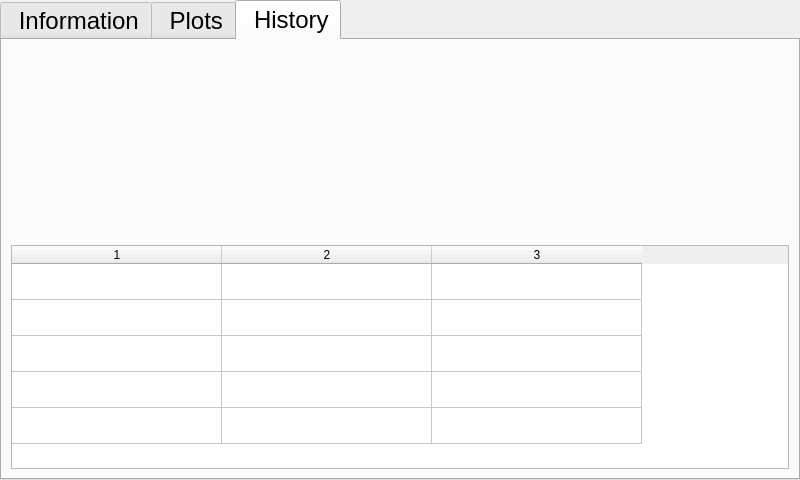
<?xml version="1.0" encoding="UTF-8"?>
<ui version="4.0">
 <class>tabs</class>
 <widget class="QTabWidget" name="tabs">
  <property name="windowModality">
   <enum>Qt::NonModal</enum>
  </property>
  <property name="enabled">
   <bool>true</bool>
  </property>
  <property name="geometry">
   <rect>
    <x>0</x>
    <y>0</y>
    <width>800</width>
    <height>480</height>
   </rect>
  </property>
  <property name="sizePolicy">
   <sizepolicy hsizetype="Preferred" vsizetype="Preferred">
    <horstretch>0</horstretch>
    <verstretch>0</verstretch>
   </sizepolicy>
  </property>
  <property name="minimumSize">
   <size>
    <width>800</width>
    <height>480</height>
   </size>
  </property>
  <property name="maximumSize">
   <size>
    <width>800</width>
    <height>480</height>
   </size>
  </property>
  <property name="font">
   <font>
    <pointsize>18</pointsize>
    <kerning>false</kerning>
   </font>
  </property>
  <property name="windowTitle">
   <string/>
  </property>
  <property name="tabPosition">
   <enum>QTabWidget::North</enum>
  </property>
  <property name="tabShape">
   <enum>QTabWidget::Rounded</enum>
  </property>
  <property name="currentIndex">
   <number>2</number>
  </property>
  <property name="iconSize">
   <size>
    <width>24</width>
    <height>24</height>
   </size>
  </property>
  <property name="usesScrollButtons">
   <bool>false</bool>
  </property>
  <widget class="QWidget" name="tab_info">
   <property name="enabled">
    <bool>true</bool>
   </property>
   <attribute name="icon">
    <iconset>
     <normaloff>res/icon_info.png</normaloff>res/icon_info.png</iconset>
   </attribute>
   <attribute name="title">
    <string> Information</string>
   </attribute>
   <widget class="QWidget" name="gridLayoutWidget_2">
    <property name="geometry">
     <rect>
      <x>410</x>
      <y>20</y>
      <width>361</width>
      <height>121</height>
     </rect>
    </property>
    <property name="sizePolicy">
     <sizepolicy hsizetype="Preferred" vsizetype="Preferred">
      <horstretch>0</horstretch>
      <verstretch>0</verstretch>
     </sizepolicy>
    </property>
    <layout class="QGridLayout" name="gridLayout_3">
     <item row="2" column="2">
      <widget class="QProgressBar" name="bar_dl">
       <property name="sizePolicy">
        <sizepolicy hsizetype="Preferred" vsizetype="Fixed">
         <horstretch>0</horstretch>
         <verstretch>1</verstretch>
        </sizepolicy>
       </property>
       <property name="font">
        <font>
         <pointsize>16</pointsize>
         <kerning>false</kerning>
        </font>
       </property>
       <property name="value">
        <number>0</number>
       </property>
       <property name="alignment">
        <set>Qt::AlignCenter</set>
       </property>
      </widget>
     </item>
     <item row="0" column="2" rowspan="2">
      <widget class="QLabel" name="lbl_ble">
       <property name="sizePolicy">
        <sizepolicy hsizetype="Preferred" vsizetype="Preferred">
         <horstretch>7</horstretch>
         <verstretch>4</verstretch>
        </sizepolicy>
       </property>
       <property name="font">
        <font>
         <pointsize>20</pointsize>
         <kerning>false</kerning>
        </font>
       </property>
       <property name="text">
        <string>&lt;ble&gt;</string>
       </property>
       <property name="alignment">
        <set>Qt::AlignCenter</set>
       </property>
      </widget>
     </item>
     <item row="0" column="0" rowspan="3">
      <widget class="QLabel" name="img_ble">
       <property name="sizePolicy">
        <sizepolicy hsizetype="Ignored" vsizetype="Ignored">
         <horstretch>4</horstretch>
         <verstretch>6</verstretch>
        </sizepolicy>
       </property>
       <property name="text">
        <string/>
       </property>
       <property name="pixmap">
        <pixmap>res/img_blue.png</pixmap>
       </property>
       <property name="scaledContents">
        <bool>true</bool>
       </property>
       <property name="margin">
        <number>5</number>
       </property>
      </widget>
     </item>
     <item row="0" column="1" rowspan="3">
      <spacer name="horizontalSpacer">
       <property name="orientation">
        <enum>Qt::Horizontal</enum>
       </property>
       <property name="sizeType">
        <enum>QSizePolicy::Preferred</enum>
       </property>
       <property name="sizeHint" stdset="0">
        <size>
         <width>10</width>
         <height>20</height>
        </size>
       </property>
      </spacer>
     </item>
    </layout>
   </widget>
   <widget class="QWidget" name="gridLayoutWidget_4">
    <property name="geometry">
     <rect>
      <x>30</x>
      <y>160</y>
      <width>361</width>
      <height>121</height>
     </rect>
    </property>
    <property name="sizePolicy">
     <sizepolicy hsizetype="Preferred" vsizetype="Preferred">
      <horstretch>0</horstretch>
      <verstretch>0</verstretch>
     </sizepolicy>
    </property>
    <layout class="QGridLayout" name="gridLayout_5">
     <item row="0" column="0">
      <widget class="QLabel" name="img_sync">
       <property name="sizePolicy">
        <sizepolicy hsizetype="Ignored" vsizetype="Ignored">
         <horstretch>4</horstretch>
         <verstretch>0</verstretch>
        </sizepolicy>
       </property>
       <property name="text">
        <string/>
       </property>
       <property name="pixmap">
        <pixmap>res/img_sync.png</pixmap>
       </property>
       <property name="scaledContents">
        <bool>true</bool>
       </property>
       <property name="margin">
        <number>7</number>
       </property>
      </widget>
     </item>
     <item row="0" column="1">
      <widget class="QLabel" name="lbl_internet">
       <property name="sizePolicy">
        <sizepolicy hsizetype="Preferred" vsizetype="Preferred">
         <horstretch>8</horstretch>
         <verstretch>0</verstretch>
        </sizepolicy>
       </property>
       <property name="font">
        <font>
         <pointsize>20</pointsize>
         <kerning>false</kerning>
        </font>
       </property>
       <property name="text">
        <string>&lt;internet&gt;</string>
       </property>
       <property name="alignment">
        <set>Qt::AlignCenter</set>
       </property>
       <property name="margin">
        <number>0</number>
       </property>
      </widget>
     </item>
    </layout>
   </widget>
   <widget class="QWidget" name="gridLayoutWidget">
    <property name="geometry">
     <rect>
      <x>30</x>
      <y>20</y>
      <width>361</width>
      <height>121</height>
     </rect>
    </property>
    <property name="sizePolicy">
     <sizepolicy hsizetype="Preferred" vsizetype="Preferred">
      <horstretch>0</horstretch>
      <verstretch>0</verstretch>
     </sizepolicy>
    </property>
    <layout class="QGridLayout" name="gridLayout">
     <item row="1" column="1">
      <widget class="QLabel" name="lbl_clock_time">
       <property name="sizePolicy">
        <sizepolicy hsizetype="Preferred" vsizetype="Preferred">
         <horstretch>8</horstretch>
         <verstretch>0</verstretch>
        </sizepolicy>
       </property>
       <property name="font">
        <font>
         <pointsize>20</pointsize>
         <kerning>false</kerning>
        </font>
       </property>
       <property name="text">
        <string>&lt;clocktime&gt;</string>
       </property>
       <property name="alignment">
        <set>Qt::AlignCenter</set>
       </property>
       <property name="margin">
        <number>0</number>
       </property>
      </widget>
     </item>
     <item row="0" column="0" rowspan="2">
      <widget class="QLabel" name="img_time">
       <property name="sizePolicy">
        <sizepolicy hsizetype="Ignored" vsizetype="Ignored">
         <horstretch>4</horstretch>
         <verstretch>0</verstretch>
        </sizepolicy>
       </property>
       <property name="text">
        <string/>
       </property>
       <property name="pixmap">
        <pixmap>res/img_datetime.png</pixmap>
       </property>
       <property name="scaledContents">
        <bool>true</bool>
       </property>
       <property name="margin">
        <number>7</number>
       </property>
      </widget>
     </item>
     <item row="0" column="1">
      <widget class="QLabel" name="lbl_clock_sync">
       <property name="sizePolicy">
        <sizepolicy hsizetype="Preferred" vsizetype="Preferred">
         <horstretch>8</horstretch>
         <verstretch>0</verstretch>
        </sizepolicy>
       </property>
       <property name="font">
        <font>
         <pointsize>20</pointsize>
         <kerning>false</kerning>
        </font>
       </property>
       <property name="text">
        <string>&lt;clocksync&gt;</string>
       </property>
       <property name="alignment">
        <set>Qt::AlignCenter</set>
       </property>
       <property name="margin">
        <number>0</number>
       </property>
      </widget>
     </item>
    </layout>
   </widget>
   <widget class="QWidget" name="gridLayoutWidget_6">
    <property name="geometry">
     <rect>
      <x>30</x>
      <y>300</y>
      <width>361</width>
      <height>121</height>
     </rect>
    </property>
    <property name="sizePolicy">
     <sizepolicy hsizetype="Preferred" vsizetype="Preferred">
      <horstretch>0</horstretch>
      <verstretch>0</verstretch>
     </sizepolicy>
    </property>
    <layout class="QGridLayout" name="gridLayout_7">
     <item row="0" column="0">
      <widget class="QLabel" name="img_latnlon">
       <property name="sizePolicy">
        <sizepolicy hsizetype="Ignored" vsizetype="Ignored">
         <horstretch>4</horstretch>
         <verstretch>0</verstretch>
        </sizepolicy>
       </property>
       <property name="text">
        <string/>
       </property>
       <property name="pixmap">
        <pixmap>res/img_latnlon.png</pixmap>
       </property>
       <property name="scaledContents">
        <bool>true</bool>
       </property>
       <property name="margin">
        <number>7</number>
       </property>
      </widget>
     </item>
     <item row="0" column="1">
      <widget class="QLabel" name="lbl_gps">
       <property name="sizePolicy">
        <sizepolicy hsizetype="Preferred" vsizetype="Preferred">
         <horstretch>8</horstretch>
         <verstretch>0</verstretch>
        </sizepolicy>
       </property>
       <property name="font">
        <font>
         <pointsize>20</pointsize>
         <kerning>false</kerning>
        </font>
       </property>
       <property name="text">
        <string>&lt;latnlon&gt;</string>
       </property>
       <property name="alignment">
        <set>Qt::AlignCenter</set>
       </property>
       <property name="margin">
        <number>0</number>
       </property>
      </widget>
     </item>
    </layout>
   </widget>
   <widget class="QWidget" name="gridLayoutWidget_7">
    <property name="geometry">
     <rect>
      <x>410</x>
      <y>160</y>
      <width>361</width>
      <height>121</height>
     </rect>
    </property>
    <property name="sizePolicy">
     <sizepolicy hsizetype="Preferred" vsizetype="Preferred">
      <horstretch>0</horstretch>
      <verstretch>0</verstretch>
     </sizepolicy>
    </property>
    <layout class="QGridLayout" name="gridLayout_8">
     <item row="0" column="1">
      <widget class="QLabel" name="lbl_out">
       <property name="sizePolicy">
        <sizepolicy hsizetype="Preferred" vsizetype="Preferred">
         <horstretch>8</horstretch>
         <verstretch>0</verstretch>
        </sizepolicy>
       </property>
       <property name="font">
        <font>
         <pointsize>20</pointsize>
         <kerning>false</kerning>
        </font>
       </property>
       <property name="text">
        <string>Initializing</string>
       </property>
       <property name="alignment">
        <set>Qt::AlignCenter</set>
       </property>
       <property name="margin">
        <number>0</number>
       </property>
      </widget>
     </item>
     <item row="0" column="0">
      <widget class="QLabel" name="img_output">
       <property name="sizePolicy">
        <sizepolicy hsizetype="Ignored" vsizetype="Ignored">
         <horstretch>4</horstretch>
         <verstretch>6</verstretch>
        </sizepolicy>
       </property>
       <property name="text">
        <string/>
       </property>
       <property name="pixmap">
        <pixmap>res/img_wait_black.png</pixmap>
       </property>
       <property name="scaledContents">
        <bool>true</bool>
       </property>
       <property name="margin">
        <number>7</number>
       </property>
      </widget>
     </item>
    </layout>
   </widget>
   <widget class="QWidget" name="gridLayoutWidget_8">
    <property name="geometry">
     <rect>
      <x>410</x>
      <y>300</y>
      <width>361</width>
      <height>121</height>
     </rect>
    </property>
    <property name="sizePolicy">
     <sizepolicy hsizetype="Preferred" vsizetype="Preferred">
      <horstretch>0</horstretch>
      <verstretch>0</verstretch>
     </sizepolicy>
    </property>
    <layout class="QGridLayout" name="gridLayout_9">
     <item row="0" column="0">
      <widget class="QLabel" name="lbl_dbg">
       <property name="sizePolicy">
        <sizepolicy hsizetype="Preferred" vsizetype="Preferred">
         <horstretch>8</horstretch>
         <verstretch>0</verstretch>
        </sizepolicy>
       </property>
       <property name="font">
        <font>
         <pointsize>18</pointsize>
         <kerning>false</kerning>
        </font>
       </property>
       <property name="frameShape">
        <enum>QFrame::Box</enum>
       </property>
       <property name="text">
        <string>No issues found</string>
       </property>
       <property name="alignment">
        <set>Qt::AlignCenter</set>
       </property>
       <property name="wordWrap">
        <bool>true</bool>
       </property>
       <property name="margin">
        <number>10</number>
       </property>
      </widget>
     </item>
    </layout>
   </widget>
  </widget>
  <widget class="QWidget" name="tab_plot">
   <attribute name="icon">
    <iconset>
     <normaloff>res/icon_graph.ico</normaloff>res/icon_graph.ico</iconset>
   </attribute>
   <attribute name="title">
    <string> Plots</string>
   </attribute>
   <widget class="QWidget" name="layoutWidget_2">
    <property name="geometry">
     <rect>
      <x>10</x>
      <y>0</y>
      <width>771</width>
      <height>431</height>
     </rect>
    </property>
    <layout class="QVBoxLayout" name="vl_3">
     <property name="spacing">
      <number>0</number>
     </property>
     <property name="sizeConstraint">
      <enum>QLayout::SetDefaultConstraint</enum>
     </property>
     <property name="leftMargin">
      <number>0</number>
     </property>
     <property name="rightMargin">
      <number>0</number>
     </property>
    </layout>
   </widget>
   <widget class="QLabel" name="lbl_plt_msg">
    <property name="geometry">
     <rect>
      <x>120</x>
      <y>280</y>
      <width>551</width>
      <height>81</height>
     </rect>
    </property>
    <property name="font">
     <font>
      <pointsize>20</pointsize>
     </font>
    </property>
    <property name="styleSheet">
     <string notr="true">background: lightblue;</string>
    </property>
    <property name="frameShape">
     <enum>QFrame::Box</enum>
    </property>
    <property name="text">
     <string>msg_plt</string>
    </property>
    <property name="alignment">
     <set>Qt::AlignCenter</set>
    </property>
    <property name="wordWrap">
     <bool>true</bool>
    </property>
   </widget>
   <widget class="QLabel" name="lbl_plt_bsy">
    <property name="geometry">
     <rect>
      <x>345</x>
      <y>130</y>
      <width>100</width>
      <height>101</height>
     </rect>
    </property>
    <property name="font">
     <font>
      <pointsize>64</pointsize>
      <stylestrategy>PreferAntialias</stylestrategy>
     </font>
    </property>
    <property name="styleSheet">
     <string notr="true"/>
    </property>
    <property name="frameShape">
     <enum>QFrame::NoFrame</enum>
    </property>
    <property name="text">
     <string>···</string>
    </property>
    <property name="textFormat">
     <enum>Qt::RichText</enum>
    </property>
    <property name="scaledContents">
     <bool>true</bool>
    </property>
    <property name="alignment">
     <set>Qt::AlignCenter</set>
    </property>
    <property name="wordWrap">
     <bool>true</bool>
    </property>
   </widget>
  </widget>
  <widget class="QWidget" name="tab_log">
   <attribute name="icon">
    <iconset>
     <normaloff>res/icon_history.ico</normaloff>res/icon_history.ico</iconset>
   </attribute>
   <attribute name="title">
    <string> History</string>
   </attribute>
   <layout class="QHBoxLayout" name="horizontalLayout">
    <item>
     <layout class="QVBoxLayout" name="verticalLayout" stretch="4,0,6">
      <item>
       <layout class="QHBoxLayout" name="horizontalLayout_2" stretch="0,3,0,4,0,3,0">
        <item>
         <spacer name="horizontalSpacer_2">
          <property name="orientation">
           <enum>Qt::Horizontal</enum>
          </property>
          <property name="sizeHint" stdset="0">
           <size>
            <width>40</width>
            <height>20</height>
           </size>
          </property>
         </spacer>
        </item>
        <item>
         <widget class="QLabel" name="img_boat">
          <property name="sizePolicy">
           <sizepolicy hsizetype="Ignored" vsizetype="Ignored">
            <horstretch>5</horstretch>
            <verstretch>0</verstretch>
           </sizepolicy>
          </property>
          <property name="text">
           <string/>
          </property>
          <property name="pixmap">
           <pixmap>res/img_boatname.png</pixmap>
          </property>
          <property name="scaledContents">
           <bool>true</bool>
          </property>
         </widget>
        </item>
        <item>
         <spacer name="horizontalSpacer_5">
          <property name="orientation">
           <enum>Qt::Horizontal</enum>
          </property>
          <property name="sizeHint" stdset="0">
           <size>
            <width>40</width>
            <height>20</height>
           </size>
          </property>
         </spacer>
        </item>
        <item>
         <widget class="QLabel" name="lbl_boatname">
          <property name="sizePolicy">
           <sizepolicy hsizetype="Preferred" vsizetype="Preferred">
            <horstretch>8</horstretch>
            <verstretch>0</verstretch>
           </sizepolicy>
          </property>
          <property name="font">
           <font>
            <pointsize>20</pointsize>
            <kerning>false</kerning>
           </font>
          </property>
          <property name="text">
           <string>&lt;boatname&gt;</string>
          </property>
          <property name="alignment">
           <set>Qt::AlignCenter</set>
          </property>
          <property name="margin">
           <number>0</number>
          </property>
         </widget>
        </item>
        <item>
         <spacer name="horizontalSpacer_3">
          <property name="orientation">
           <enum>Qt::Horizontal</enum>
          </property>
          <property name="sizeHint" stdset="0">
           <size>
            <width>40</width>
            <height>20</height>
           </size>
          </property>
         </spacer>
        </item>
        <item>
         <widget class="QLabel" name="lbl_ver">
          <property name="font">
           <font>
            <pointsize>20</pointsize>
           </font>
          </property>
          <property name="text">
           <string>&lt;version&gt;</string>
          </property>
          <property name="alignment">
           <set>Qt::AlignCenter</set>
          </property>
         </widget>
        </item>
        <item>
         <spacer name="horizontalSpacer_4">
          <property name="orientation">
           <enum>Qt::Horizontal</enum>
          </property>
          <property name="sizeHint" stdset="0">
           <size>
            <width>40</width>
            <height>20</height>
           </size>
          </property>
         </spacer>
        </item>
       </layout>
      </item>
      <item>
       <spacer name="verticalSpacer">
        <property name="orientation">
         <enum>Qt::Vertical</enum>
        </property>
        <property name="sizeHint" stdset="0">
         <size>
          <width>20</width>
          <height>40</height>
         </size>
        </property>
       </spacer>
      </item>
      <item>
       <layout class="QHBoxLayout" name="horizontalLayout_4">
        <item>
         <widget class="QTableWidget" name="tbl_his">
          <property name="enabled">
           <bool>true</bool>
          </property>
          <property name="styleSheet">
           <string notr="true">font: 19pt &quot;Ubuntu&quot;;</string>
          </property>
          <property name="selectionMode">
           <enum>QAbstractItemView::NoSelection</enum>
          </property>
          <property name="selectionBehavior">
           <enum>QAbstractItemView::SelectRows</enum>
          </property>
          <property name="showGrid">
           <bool>true</bool>
          </property>
          <property name="rowCount">
           <number>5</number>
          </property>
          <property name="columnCount">
           <number>3</number>
          </property>
          <attribute name="horizontalHeaderDefaultSectionSize">
           <number>210</number>
          </attribute>
          <attribute name="horizontalHeaderHighlightSections">
           <bool>false</bool>
          </attribute>
          <attribute name="horizontalHeaderMinimumSectionSize">
           <number>80</number>
          </attribute>
          <attribute name="verticalHeaderVisible">
           <bool>false</bool>
          </attribute>
          <attribute name="verticalHeaderDefaultSectionSize">
           <number>36</number>
          </attribute>
          <attribute name="verticalHeaderHighlightSections">
           <bool>false</bool>
          </attribute>
          <row/>
          <row/>
          <row/>
          <row/>
          <row/>
          <column/>
          <column/>
          <column/>
         </widget>
        </item>
       </layout>
      </item>
     </layout>
    </item>
   </layout>
  </widget>
 </widget>
 <resources/>
 <connections/>
 <designerdata>
  <property name="gridDeltaX">
   <number>10</number>
  </property>
  <property name="gridDeltaY">
   <number>10</number>
  </property>
  <property name="gridSnapX">
   <bool>true</bool>
  </property>
  <property name="gridSnapY">
   <bool>true</bool>
  </property>
  <property name="gridVisible">
   <bool>true</bool>
  </property>
 </designerdata>
</ui>
